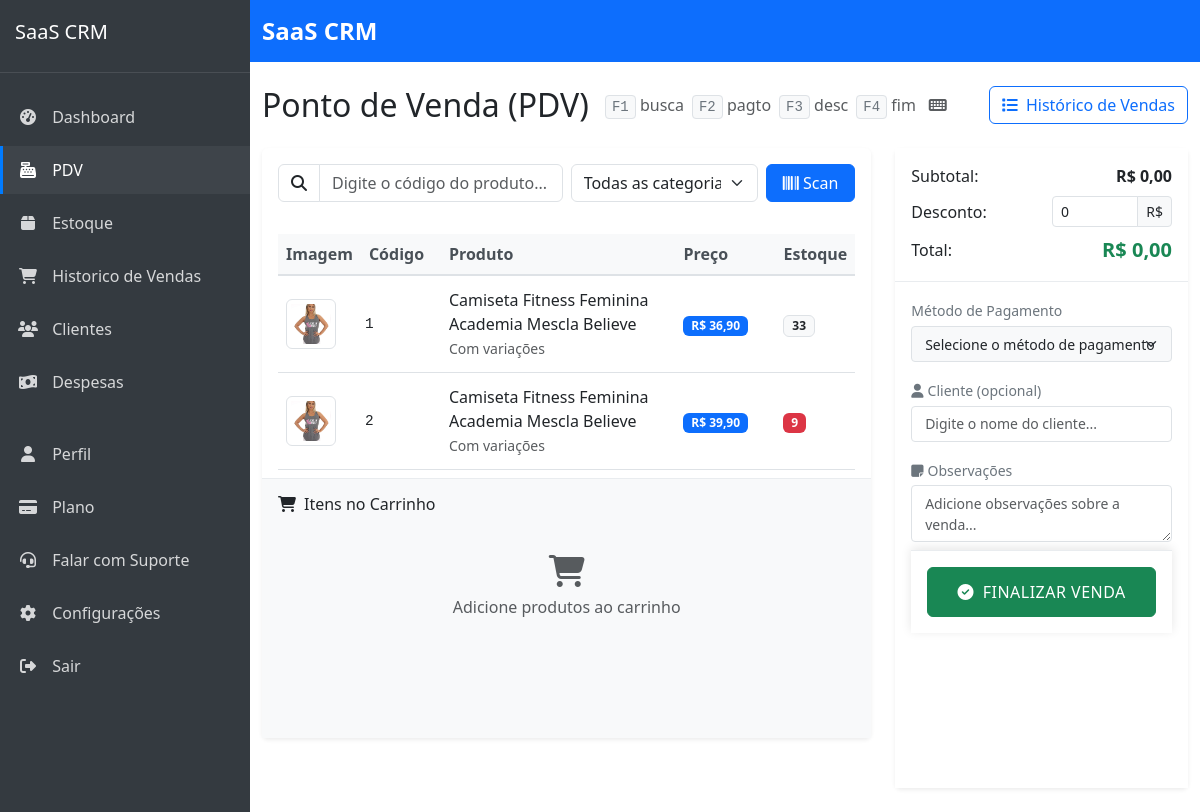
The page /vendas/pdv/ (signed in) on the database as committed earlier.
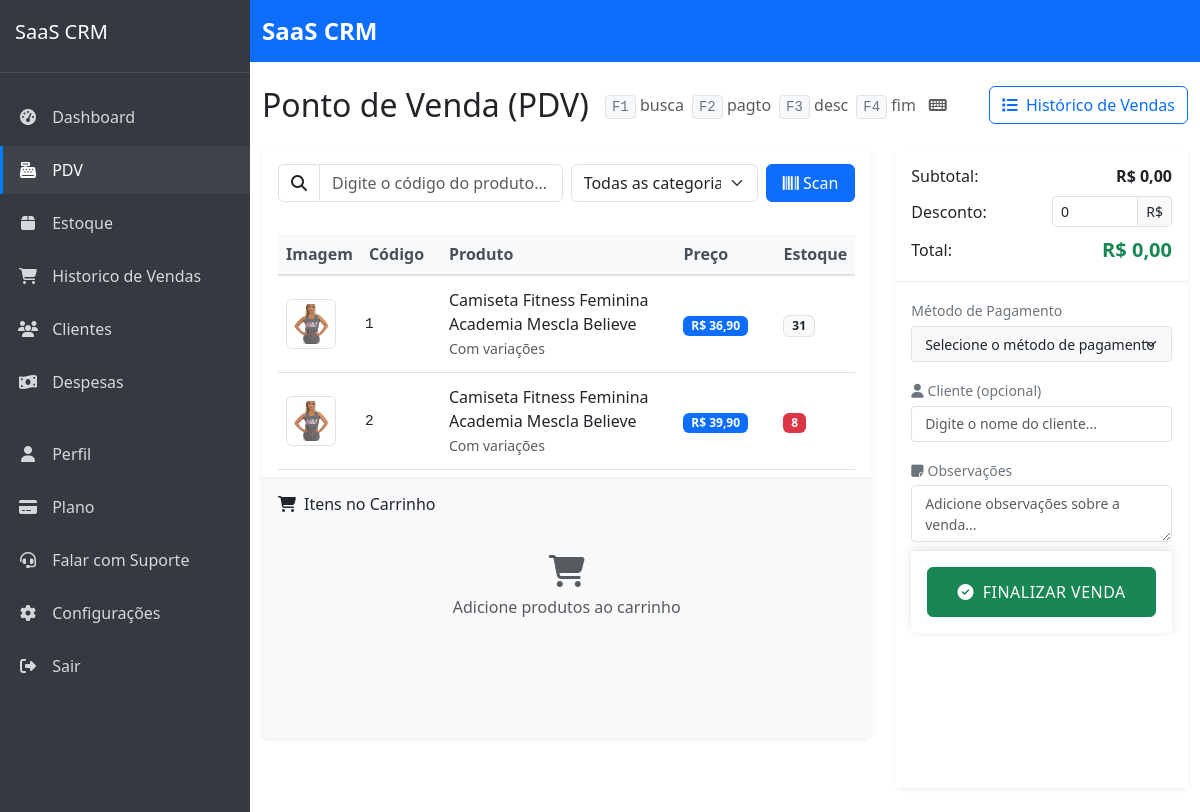
The same page on the database as committed later.
### products/models.py (models this page shows, shortened)
class Product(models.Model):
    company = models.ForeignKey(Company, on_delete=models.CASCADE, verbose_name='Empresa', related_name='products')
    name = models.CharField('Nome', max_length=100)
    code = models.CharField('Código', max_length=50, unique=True, blank=True, null=True)
    description = models.TextField('Descrição', blank=True, null=True)
    category = models.ForeignKey(Category, on_delete=models.CASCADE, verbose_name='Categoria', related_name='products')
    price = models.DecimalField('Preço', max_digits=10, decimal_places=2)
    cost = models.DecimalField('Custo', max_digits=10, decimal_places=2)
    stock_quantity = models.PositiveIntegerField('Quantidade em estoque', default=0)
    stock_alert_level = models.PositiveIntegerField('Nível de alerta de estoque', default=10)
    barcode = models.CharField('Código de barras', max_length=100, blank=True, null=True)
    image = models.ImageField('Imagem', upload_to='products/', blank=True, null=True)
    is_active = models.BooleanField('Ativo', default=True)
    has_variations = models.BooleanField('Possui variações', default=False)
    created_at = models.DateTimeField('Criado em', auto_now_add=True)
    updated_at = models.DateTimeField('Atualizado em', auto_now=True)
    class Meta:
        verbose_name = 'Produto'
        verbose_name_plural = 'Produtos'
        ordering = ['name']
        unique_together = [['company', 'code'], ['company', 'barcode']]  # Prevent duplicate codes/barcodes within same company

### sales/views.py (the view)
# urls.py: path('pdv/', views.point_of_sale, name='point_of_sale'),
@login_required
def point_of_sale(request):
    products = Product.objects.filter(company=request.user.company, is_active=True)
    categories = Product.objects.filter(company=request.user.company).values_list('category__name', flat=True).distinct()
    payment_methods = PaymentMethod.objects.filter(company=request.user.company)
    customers = Customer.objects.filter(company=request.user.company)
    customers_data = [
        {
            'id': c.id,
            'name': c.name,
            'phone': c.phone if c.phone else None
        }
        for c in customers
    ]
    context = {
        'products': products,
        'categories': categories,
        'payment_methods': payment_methods,
        'customers': customers,
        'customers_json': json.dumps(customers_data, cls=DjangoJSONEncoder),
        'weasyprint_available': WEASYPRINT_AVAILABLE,
    }
    return render(request, 'sales/point_of_sale.html', context)

### saas_crm/urls.py (called while the page is built)
    def __call__(self, request):
        if request.user.is_authenticated and request.user.is_superuser and 'impersonate_user_id' in request.session:
            user_id = request.session['impersonate_user_id']
            try:
                request.real_user = request.user
                request.user = User.objects.get(pk=user_id)
                request.is_impersonating = True
            except User.DoesNotExist:
                del request.session['impersonate_user_id']
        response = self.get_response(request)
        return response

### templates/sales/point_of_sale.html (shortened to what the changed rows need)
{% extends 'core/base.html' %}
{% block content %}
<div class="d-flex justify-content-between align-items-center mb-4">
    <div class="d-flex align-items-center">
        <h1 class="h2 mb-0">Ponto de Venda (PDV)</h1>
    </div>
</div>
<div class="row g-4">
    <div class="col-lg-8">
        <div class="card border-0 shadow-sm">
            <div class="card-body p-0">
                <div class="product-section p-3">
                    <div class="table-responsive">
                        <table class="table table-hover align-middle" id="products-grid">
                            <thead class="table-light">
                                <tr>
                                    <th style="width: 60px">Imagem</th>
                                    <th class="code-column">Código</th>
                                    <th>Produto</th>
                                    <th style="width: 100px">Preço</th>
                                    <th style="width: 70px">Estoque</th>
                                </tr>
                            </thead>
                            <tbody>
                                {% for product in products %}
                                <tr class="product-item"
                                    data-id="{{ product.id }}"
                                    data-name="{{ product.name }}"
                                    data-price="{{ product.price }}"
                                    data-stock="{{ product.stock_quantity }}"
                                    data-code="{{ product.code }}"
                                    data-barcode="{{ product.barcode }}"
                                    data-category="{{ product.category.name }}">
                                    <td>
                                        {% if product.image %}
                                            <img src="{{ product.image.url }}" alt="{{ product.name }}" class="img-thumbnail" style="width: 50px; height: 50px; object-fit: cover;">
                                        {% else %}
                                            <div class="bg-light d-flex align-items-center justify-content-center" style="width: 50px; height: 50px;">
                                                <i class="fas fa-tshirt text-muted"></i>
                                            </div>
                                        {% endif %}
                                    </td>
                                    <td class="code-cell"><span class="product-code" title="{{ product.code }}">{{ product.code|default:"-" }}</span></td>
                                    <td>
                                        <div class="fw-medium">{{ product.name }}</div>
                                        {% if product.has_variations %}
                                        <small class="text-muted">Com variações</small>
                                        {% endif %}
                                    </td>
                                    <td>
                                        <span class="badge bg-primary">R$ {{ product.price }}</span>
                                    </td>
                                    <td>
                                        {% if product.stock_quantity <= product.stock_alert_level %}
                                        <span class="badge bg-danger">{{ product.stock_quantity }}</span>
                                        {% else %}
                                        <span class="badge bg-light text-dark border">{{ product.stock_quantity }}</span>
                                        {% endif %}
                                    </td>
                                </tr>
                                {% empty %}
                                <tr>
                                    <td colspan="5" class="text-center py-4">
                                        <p class="mb-0 text-muted">Nenhum produto encontrado. <a href="{% url 'products:product_create' %}">Cadastre um produto</a>.</p>
                                    </td>
                                </tr>
                                {% endfor %}
                            </tbody>
                        </table>
                    </div>
                </div>
            </div>
        </div>
    </div>
</div>
</div>
{% endblock %}

Rows that differ between the two databases and show on the page:
changed Product (number 1 of 2 on the later page): stock_quantity "33" → "31"
changed Product (number 2 of 2 on the later page): stock_quantity "9" → "8"
